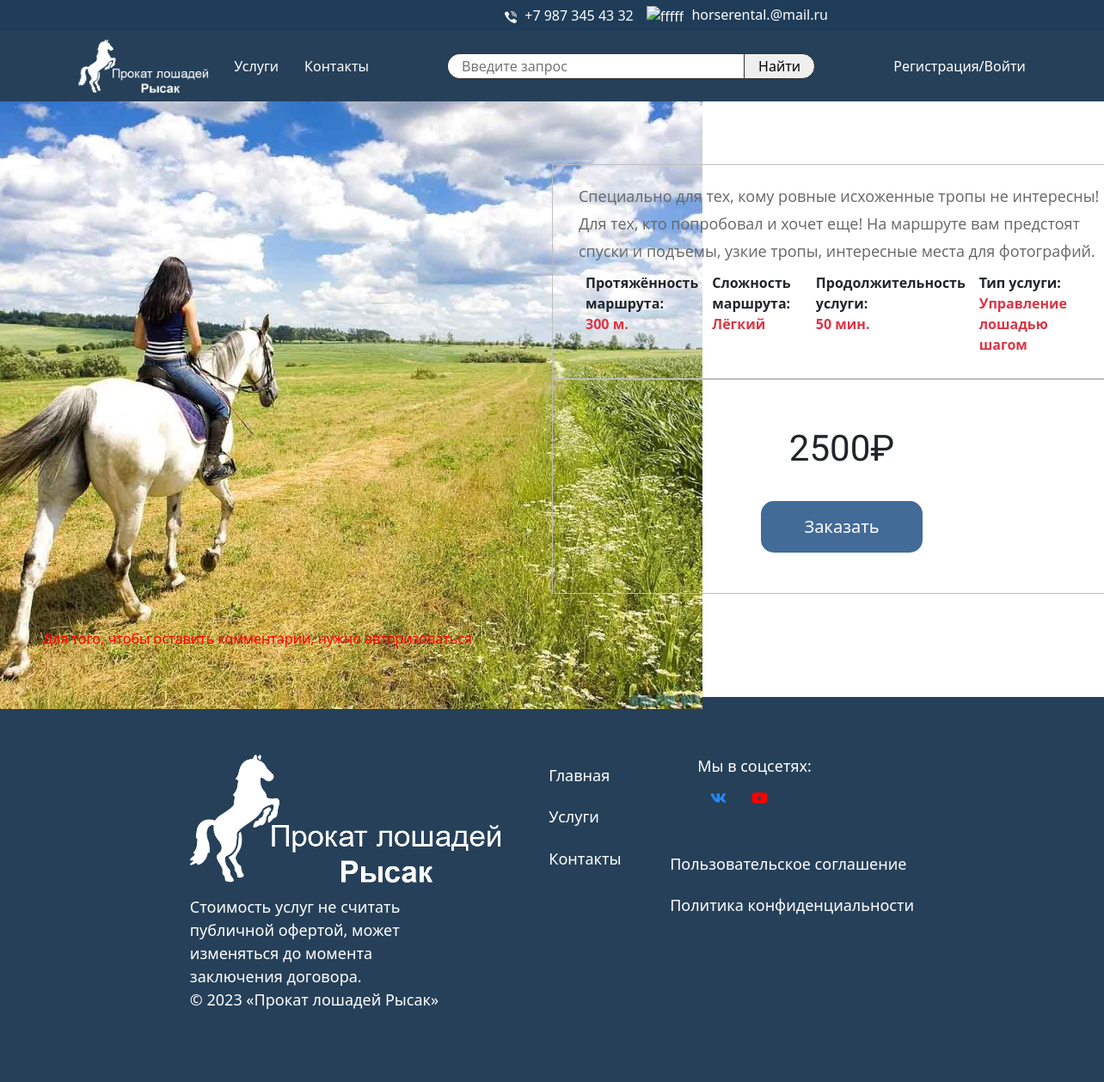
The app's page /services/detail/2/, older data.
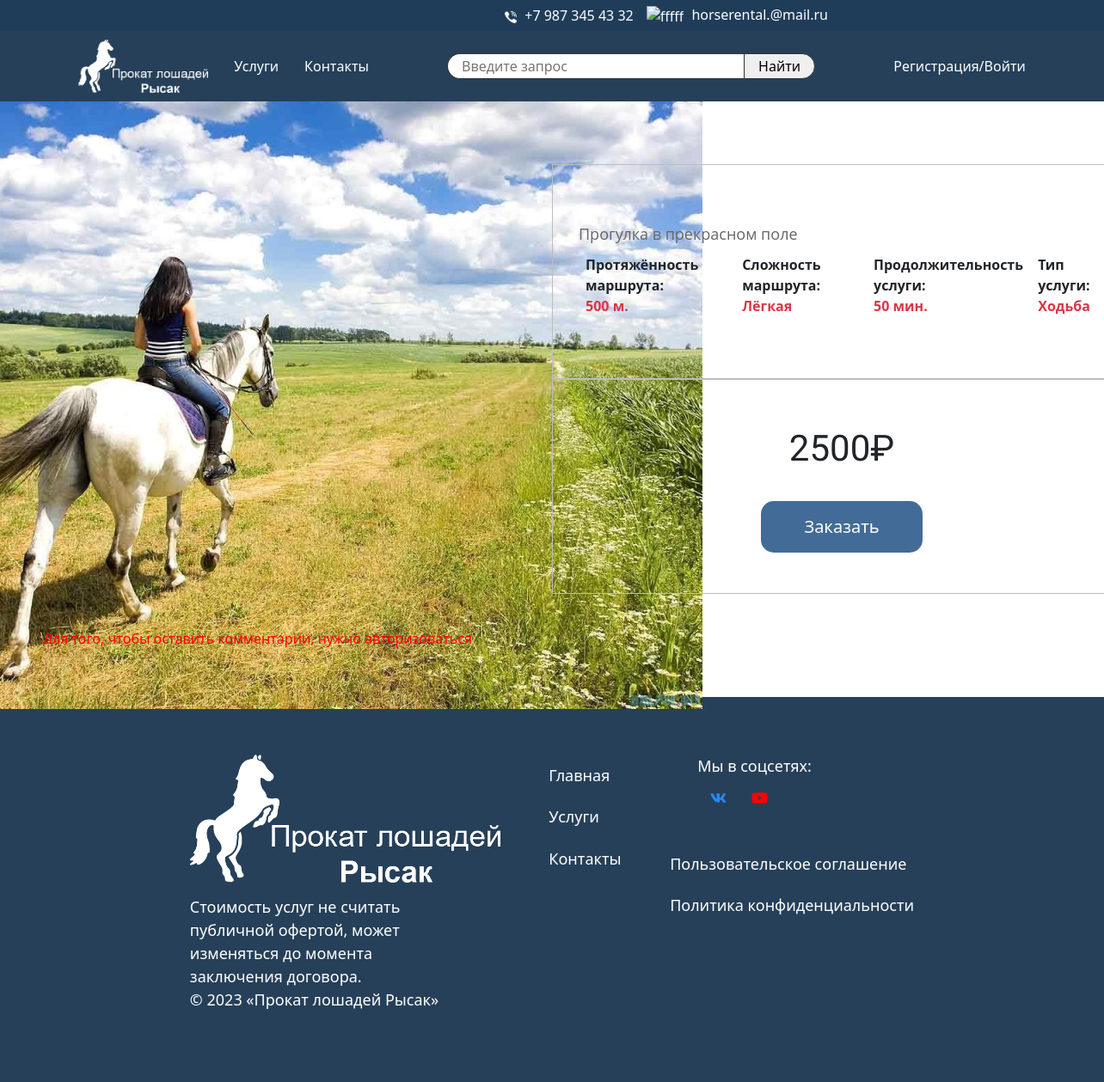
The same page, newer data.
### horse/models.py (models this page shows, shortened)
class Services(models.Model):
    service_name = models.CharField(max_length=30, verbose_name='Наименование')
    service_img = models.ImageField(upload_to='%Y/%m/%d/', verbose_name='Фото')
    service_sell = models.IntegerField(verbose_name='Цена')
    sale = models.IntegerField('Скидка в процентах', null=True, default=0)
    horse = models.ManyToManyField(Horse, verbose_name='Порода', blank=True, symmetrical=False)
    trainer = models.ManyToManyField(Trainer, verbose_name='Тренер', blank=True, symmetrical=True)
    training = models.ForeignKey(Training, on_delete=models.CASCADE, verbose_name='Тренировки')
    route = models.ForeignKey(Route, on_delete=models.CASCADE, verbose_name='Описание')
    time = models.IntegerField(verbose_name='Время оказания услуги')
    class Meta:
        ordering = ('service_name',)
        verbose_name = 'Услуга'
        verbose_name_plural = 'Услуги'

class Route(models.Model):
    route_name = models.CharField(max_length=30, verbose_name='Название')
    length = models.IntegerField(verbose_name='Протяжённость')
    complexity_name = models.ForeignKey(Complexity, on_delete=models.CASCADE, verbose_name='Сложность')
    description = models.TextField(max_length=250, verbose_name='Описание')
    class Meta:
        ordering = ('length',)
        verbose_name = 'Маршрут'
        verbose_name_plural = 'Маршруты'

class Training(models.Model):
    training_name = models.CharField(max_length=30, verbose_name='Название тренировки')
    types_training_name = models.ForeignKey(Types_of_training, on_delete=models.CASCADE, verbose_name='Тип тренировки')
    complexity_name = models.ForeignKey(Complexity, on_delete=models.CASCADE, verbose_name='Сложность')
    class Meta:
        verbose_name = 'Тренировка'
        verbose_name_plural = 'Тренировки'

class Complexity(models.Model):
    complexity_name = models.CharField(max_length=30, verbose_name='Уровень сложности')
    class Meta:
        verbose_name = 'Сложность'
        verbose_name_plural = 'Сложности'
    def __str__(self):
        return self.complexity_name

class Types_of_training(models.Model):
    types_training_name = models.CharField(max_length=30, verbose_name='Тип тренировки')
    class Meta:
        verbose_name = 'Вид тренировки'
        verbose_name_plural = 'Виды тренировок'
    def __str__(self):
        return self.types_training_name

### horse/views.py (the view)
# urls.py: path('detail/<int:service_id>/', service_detail_view, name='detail'),
def service_detail_view(request, service_id):
    serv = get_object_or_404(Services, id=service_id)
    comments = Comments.objects.filter(services=service_id)
    if request.method == 'POST':
        form = CommentForm(request.POST)
        if form.is_valid():
            form = form.save(commit=False)
            form.user = request.user
            form.services = serv
            form.save()
            form = CommentForm
    else:
        form = CommentForm()
    return render(request, 'horse/service_detail.html', {'service': serv, 'comments': comments, 'form': form})

### horse/forms.py
class CommentForm(ModelForm):
    text = forms.CharField(label='Введите комментарий', widget=TextInput(attrs={"class": "comment_holder"}))
    class Meta:
        model = Comments
        fields = ('text',)

### horse/templates/horse/service_detail.html (shortened to what this page needs)
{% extends 'layout.html' %}
{% load thumbnail %}
{% load static %}
{% block content %}
    <div class="container_service">
        <p style="font-size: 42px; width: auto" class="txt_banner">{{ service.service_name }}</p>
        <div class="block_info">
            <div class="foto_info">
                {% thumbnail service.service_img '600' crop="center" as im %}
                    <img src="{{ im.url }}" width="{{ im.width }}" height="{{ im.height }}" alt="">
                {% endthumbnail %}
            </div>
            <div class="more_info_serv">
                <div class="txt_info_serv1">
                    <p class="detail_desc">{{ service.route.description }}</p>
                    <div class="d-flex">
                        {% if not service.route.length < 1 %}
                            <p class="fw-bold m-2">Протяжённость маршрута: <span class="text-danger">{{ service.route.length }} м.</span></p>
                            <p class="fw-bold m-2">Сложность маршрута: <span class="text-danger">{{ service.training.complexity_name }}</span></p>
                        {% else %}
                            <p></p>
                        {% endif %}
                        <p class="fw-bold m-2">Продолжительность услуги: <span class="text-danger">{{ service.time }} мин.</span></p>
                        <p class="fw-bold m-2">Тип услуги: <span class="text-danger">{{ service.training.types_training_name }}</span></p>
                    </div>
                </div>
                <div class="txt_info_serv2">
                    {% if service.sale %}
                        <div style="display: flex; align-items: flex-end">
                            <p style="font-size: 42px; color: #b70000;" class="txt_service">{{ service.sell }}₽</p>
                            <span style="font-size: 27px; color: #868686; padding-left: 5px; text-decoration: line-through;">{{ service.service_sell }}₽</span>
                        </div>
                    {% else %}
                        <p style="font-size: 42px;" class="txt_service">{{ service.service_sell }}₽</p>
                    {% endif %}
                    <label>
                        <a href="{% url 'hor:order' order_id=service.id %}">
                            <button class="btn_buy">Заказать</button>
                        </a>
                    </label>
                </div>
            </div>
        </div>
    </div>
    <div class="comments">
        {% if user.is_active %}
            <form style="padding: 20px 0 20px 0" action="" method="post">
                {% csrf_token %}
                {{ form.as_p }}
                <div class="footer_comment">
                    <button class="comment_send" type="submit">Оставить комментарий</button>
                </div>
            </form>
        {% else %}
            <p style="padding: 20px 0 20px 0; color: red">Для того, чтобы оставить комментарии, нужно авторизоваться</p>
        {% endif %}
    </div>
{% endblock %}

Row changes from the older to the newer data that the page shows:
changed Services: route.description "Специально для тех, кому ровные исхоженные тропы не интересны! Для тех, кто попробовал и хочет еще! На маршруте вам предстоят спуски и подъемы, узкие тропы, интересные места для фотографий." → "Прогулка в прекрасном поле"; route.length "300" → "500"; training.complexity_name "Лёгкий" → "Лёгкая"; training.types_training_name "Управление лошадью шагом" → "Ходьба"
